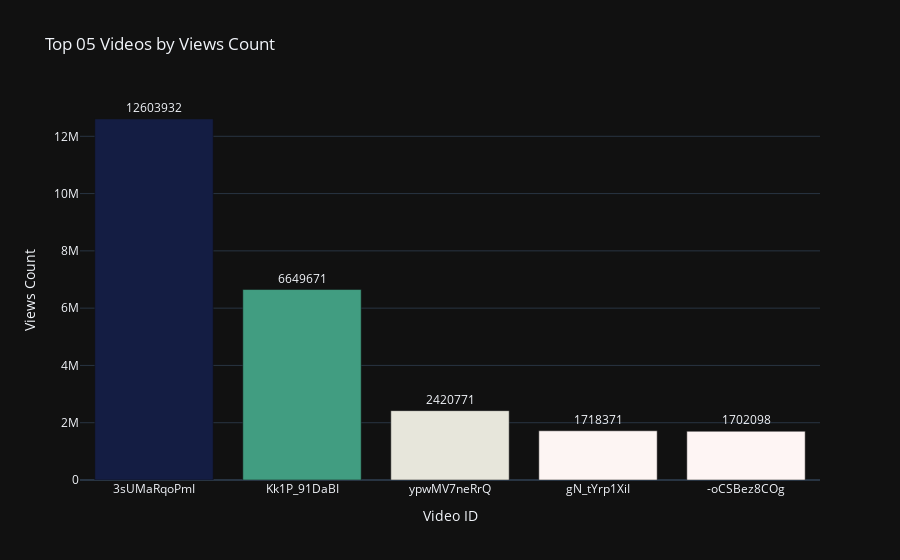

Notebook code cell kept with this figure:
### Code cell
#Create a bar chart using Plotly with a tempo color gradient and y-value numbers on top of the bars
fig_top_05_viewed_videos = go.Figure(data=[
    go.Bar(
        x=top_05_viewed_videos['Video ID'],
        y=top_05_viewed_videos['Views Count'],
        marker=dict(
            color=top_05_viewed_videos['Views Count'], colorscale='tempo'),
        text=top_05_viewed_videos['Views Count'],
        textposition='outside',  # Display text outside the bars
    )
])

fig_top_05_viewed_videos.update_layout(
    title='Top 05 Videos by Views Count',
    xaxis_title='Video ID',
    yaxis_title='Views Count',
    template='plotly_dark'
)

fig_top_05_viewed_videos.show()


#Define the HTML file path using the relative path to 'Exploratory Analysis Graphs'
html_file_name = 'Top_05_viewed_videos_chart.html'
html_file_path = os.path.join(graphs_dir, html_file_name)

#Save the Plotly figure as an HTML file
fig_top_05_viewed_videos.write_html(html_file_path)

print(f'HTML file saved as {html_file_path}')

### Figure 1 — Plotly figure (JSON) as saved in the notebook; plotly's stock layout.template omitted (floating-point values rounded to 4 significant figures)
{"data": [{"marker": {"color": [12603932, 6649671, 2420771, 1718371, 1702098], "colorscale": [[0, "rgb(254, 245, 244)"], [0.09091, "rgb(222, 224, 210)"], [0.1818, "rgb(189, 206, 181)"], [0.2727, "rgb(153, 189, 156)"], [0.3636, "rgb(110, 173, 138)"], [0.4545, "rgb(65, 157, 129)"], [0.5455, "rgb(25, 137, 125)"], [0.6364, "rgb(18, 116, 117)"], [0.7273, "rgb(25, 94, 106)"], [0.8182, "rgb(28, 72, 93)"], [0.9091, "rgb(25, 51, 80)"], [1, "rgb(20, 29, 67)"]]}, "text": [12603932, 6649671, 2420771, 1718371, 1702098], "textposition": "outside", "type": "bar", "x": ["3sUMaRqoPmI", "Kk1P_91DaBI", "ypwMV7neRrQ", "gN_tYrp1XiI", "-oCSBez8COg"], "y": [12603932, 6649671, 2420771, 1718371, 1702098]}], "layout": {"title": {"text": "Top 05 Videos by Views Count"}, "xaxis": {"title": {"text": "Video ID"}}, "yaxis": {"title": {"text": "Views Count"}}}}
